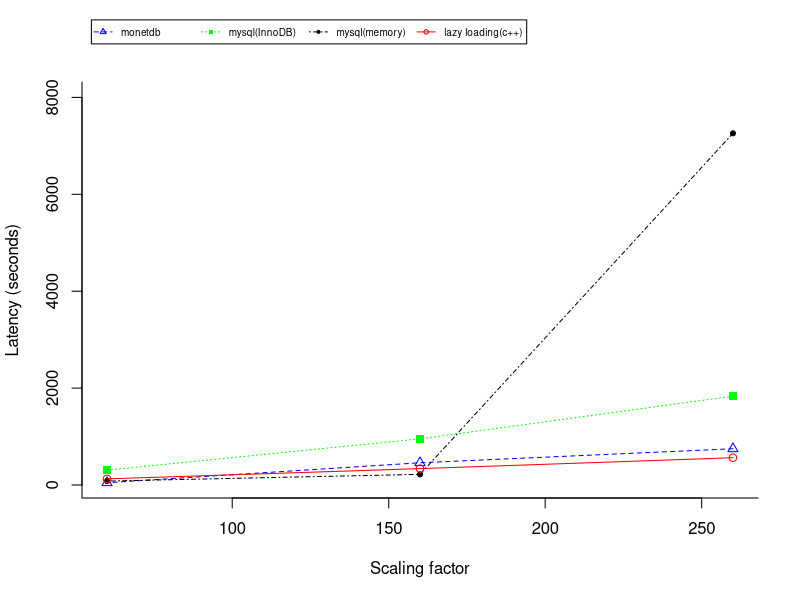

This chart was generated by the following R code:
set.seed(1) # just to get the same random numbers
par(xpd=FALSE) # this is usually the default

monet_db = read.csv(file = "monetdblogs.csv", header =  F);

mysql_db = read.csv(file = "std_bfr_mysql_log.csv", header =  F);
mm_mysql_db = read.csv(file = "mmysql_log.csv", header =  F);

cpp = read.csv(file = "prefetch_logs.csv", header =  F);


plot(monet_db$V1, monet_db$V4 ,type="o", col="blue", pch=2, lty=2, bty='L',  ylim=c(50,8000), ylab="Latency (seconds)" , xlab ="Scaling factor" )

points(mysql_db$V1, mysql_db$V4,  col="green", pch=15);
lines(mysql_db$V1, mysql_db$V4,  col="green",lty=3);

points(mm_mysql_db$V1, mm_mysql_db$V4,  col="black", pch=20);
lines(mm_mysql_db$V1, mm_mysql_db$V4,  col="black",lty=4);

points(cpp$V1, cpp$V4,  col="red", pch=1);
lines(cpp$V1, cpp$V4,  col="red",lty=1);

par(xpd=TRUE)
legend(55, 9600, legend=c("monetdb","mysql(InnoDB)","mysql(memory)","lazy loading(c++)"),
       col=c("blue","green","black","red"), pch =c(2,15,20,1) , lty=c(2,3,4,1) , cex=0.6, horiz = T)
